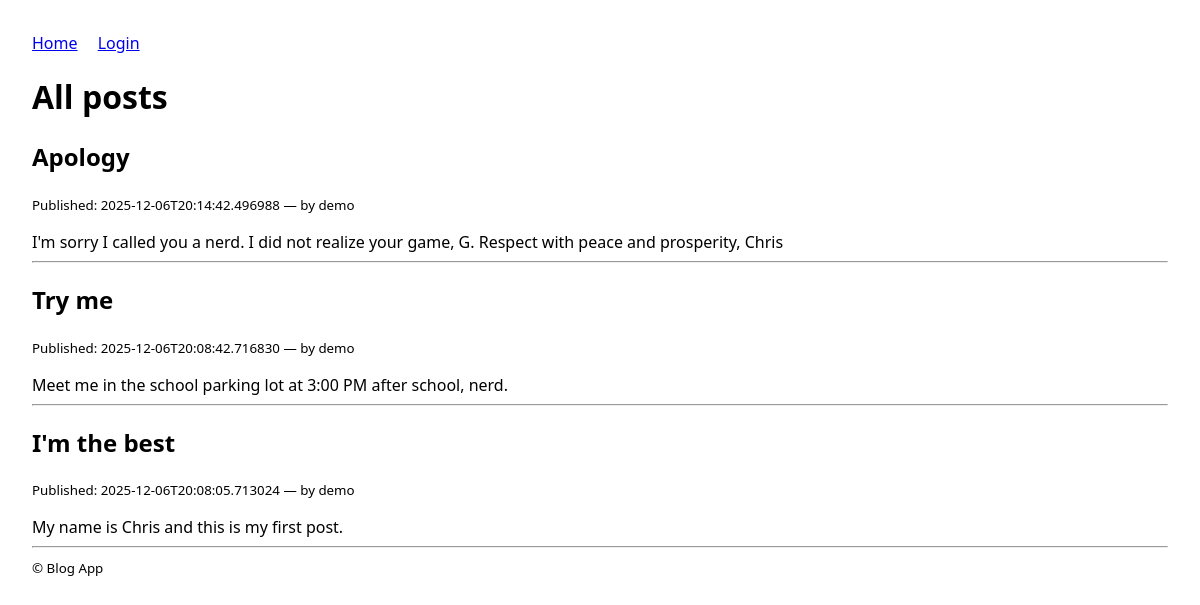
The page / on the database its author committed.
### tables this page shows
CREATE TABLE posts (
      id INTEGER PRIMARY KEY AUTOINCREMENT,
      title TEXT NOT NULL,
      content TEXT NOT NULL,
      published_at TEXT NOT NULL,
      author_id INTEGER NOT NULL,
      FOREIGN KEY (author_id) REFERENCES users (id)
    );

CREATE TABLE users (
      id INTEGER PRIMARY KEY AUTOINCREMENT,
      username TEXT UNIQUE NOT NULL,
      password TEXT NOT NULL
    );

### IS211_Assignment14.py (the view)
@app.route("/")
def index():
    db = get_db()
    posts = db.execute("""
        SELECT p.id, p.title, p.content, p.published_at, u.username AS author
        FROM posts p
        JOIN users u ON u.id = p.author_id
        ORDER BY datetime(p.published_at) DESC
    """).fetchall()
    return render_template("index.html", posts=posts, user=current_user())

### IS211_Assignment14.py (called while the page is built)
def get_db():
    if 'db' not in g:
        g.db = sqlite3.connect(app.config['DATABASE'])
        g.db.row_factory = sqlite3.Row
    return g.db

def init_db():
    db = get_db()
    db.executescript("""
    CREATE TABLE IF NOT EXISTS users (
      id INTEGER PRIMARY KEY AUTOINCREMENT,
      username TEXT UNIQUE NOT NULL,
      password TEXT NOT NULL
    );

    CREATE TABLE IF NOT EXISTS posts (
      id INTEGER PRIMARY KEY AUTOINCREMENT,
      title TEXT NOT NULL,
      content TEXT NOT NULL,
      published_at TEXT NOT NULL,
      author_id INTEGER NOT NULL,
      FOREIGN KEY (author_id) REFERENCES users (id)
    );
    """)
    cur = db.execute("SELECT id FROM users WHERE username = ?", ("demo",))
    if cur.fetchone() is None:
        db.execute("INSERT INTO users (username, password) VALUES (?, ?)", ("demo", "demo123"))
    db.commit()

@app.before_request
def setup():
    init_db()

def current_user():
    uid = session.get('user_id')
    if not uid:
        return None
    db = get_db()
    user = db.execute("SELECT id, username FROM users WHERE id = ?", (uid,)).fetchone()
    return user

### Templates/Index.html
{% extends "base.html" %}
{% block content %}
<h1>All posts</h1>
{% if posts|length == 0 %}
<p>No posts yet.</p>
{% else %}
{% for post in posts %}
<article>
    <h2>{{ post['title'] }}</h2>
    <p><small>Published: {{ post['published_at'] }} — by {{ post['author'] }}</small></p>
    <div>{{ post['content'] | safe }}</div>
    <hr />
</article>
{% endfor %}
{% endif %}
{% endblock %}

### Templates/Base.html (shortened to what this page needs)
<!doctype html>
<html lang="en">
<head>
</head>
<body>
<header>
    <nav>
        <a href="{{ url_for('index') }}">Home</a>
        {% if user %}
        <a href="{{ url_for('dashboard') }}">Dashboard</a>
        <a href="{{ url_for('logout') }}">Logout ({{ user['username'] }})</a>
        {% else %}
        <a href="{{ url_for('login') }}">Login</a>
        {% endif %}
    </nav>
</header>
<main>
    {% block content %}{% endblock %}
</main>
<footer>
    <small>&copy; Blog App</small>
</footer>
</body>
</html>

### Templates/Base.html (style rules this page uses)
body { font-family: system-ui, Arial, sans-serif; margin: 2rem; }
header, footer { margin-bottom: 1rem; }
nav a { margin-right: 1rem; }

### rows shown on the page
posts: title "Apology", published_at "2025-12-06T20:14:42.496988", author "demo", content "I'm sorry I called you a nerd. I did not realize your game, G. Respect with peace and prosperity, Chris"
posts: title "Try me", published_at "2025-12-06T20:08:42.716830", author "demo", content "Meet me in the school parking lot at 3:00 PM after school, nerd."
posts: title "I'm the best", published_at "2025-12-06T20:08:05.713024", author "demo", content "My name is Chris and this is my first post."
